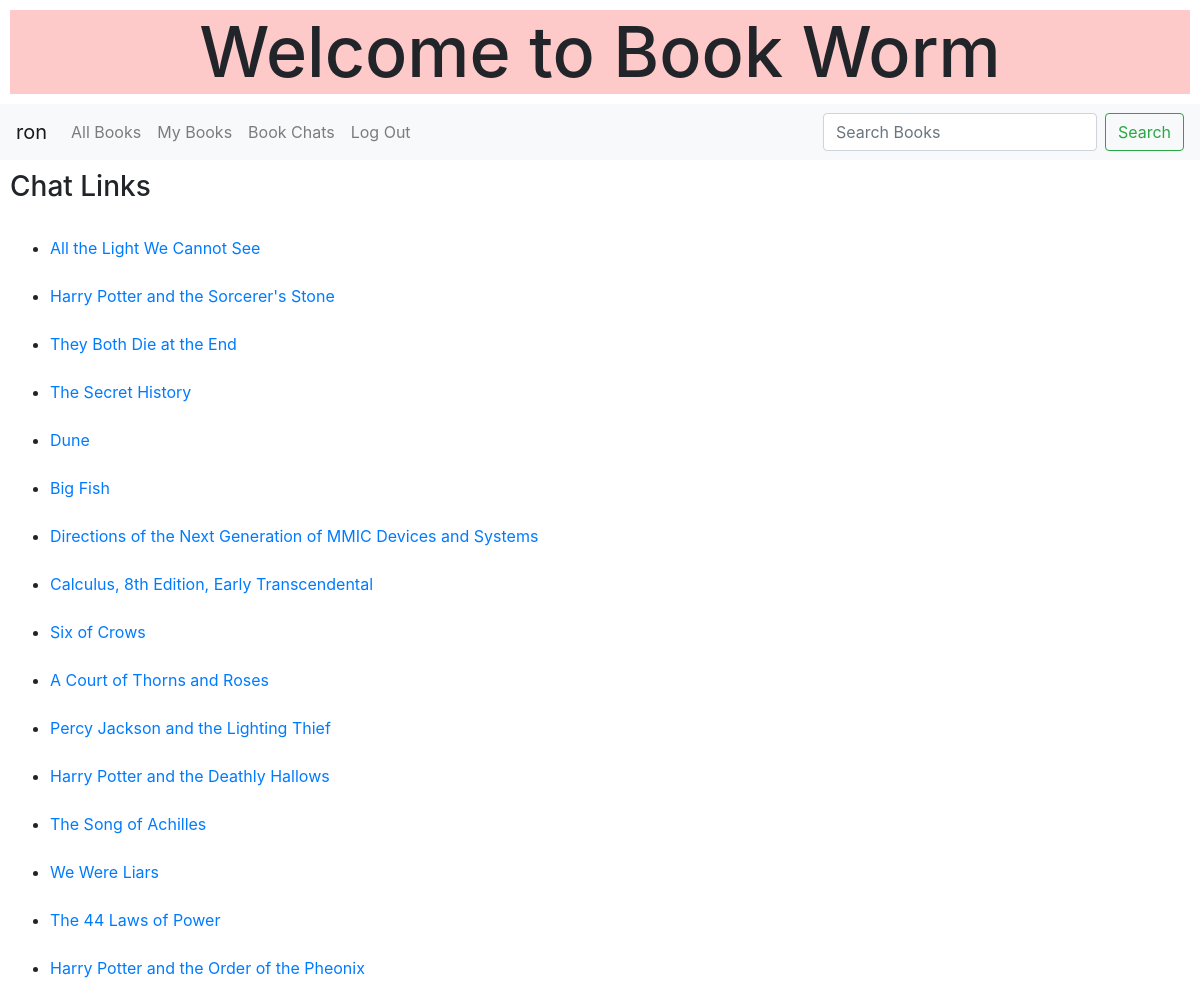
Screenshot of /bookchats (signed in) with the database file from the repository.
### books/models.py (models this page shows, shortened)
class User(AbstractUser):
    pass

class NewBook(models.Model):
    id = models.AutoField(primary_key=True)
    title = models.CharField(max_length=64)
    author = models.CharField(max_length=64)
    cover = models.URLField(max_length=400)
    user = models.ForeignKey(User, null=True, on_delete=models.CASCADE)
    synopsis = models.CharField(max_length=400, default=None)

### books/views.py (the view)
# urls.py: path("bookchats", views.bookchats, name="bookchats"),
@login_required(login_url="login")
def bookchats(request):
    all_books = NewBook.objects.all()
    return render(request, "books/bookchats.html", {
        "all_books": all_books,
        "home": False
    })

### books/templates/books/bookchats.html (shortened to what this page needs)
{% extends "books/layout.html" %}
{% load static %}
{% block body %}
<h3>Chat Links</h3>
<br>
<ul>
    {% for book in all_books%}
        <li class="grow-2"><a href="{% url 'chat' book.id %}">{{book.title}}</a></li>
        <br>
    {% endfor %}
</ul>
{% endblock %}

### books/templates/books/layout.html (shortened to what this page needs)
{% load static %}
<!DOCTYPE html>
<html lang="en">
    <head>
        <link rel="stylesheet" href="https://stackpath.bootstrapcdn.com/bootstrap/4.4.1/css/bootstrap.min.css">
        <link rel="stylesheet" href="https://cdn.jsdelivr.net/npm/bootstrap-icons@1.5.0/font/bootstrap-icons.css">
        <link rel="stylesheet" href="https://cdnjs.cloudflare.com/ajax/libs/font-awesome/4.7.0/css/font-awesome.min.css">
        <link href="{% static 'books/styles.css' %}" rel="stylesheet">
    </head>
    <body>
        <div id="title" style="background-color: rgb(253, 201, 201);">
            {% if home %}
              <h1 class="rainbowText-move" id="welcome-message">Welcome to Book Worm</h1>
            {% else %}
              <h1 id="welcome-message">Welcome to Book Worm</h1>
            {% endif %}
        </div>
        <nav class="navbar navbar-expand-lg navbar-light bg-light">
            <a class="navbar-brand grow-2" href="{% url 'index' %}">{{ user.username }}</a>
            <div class="collapse navbar-collapse" id="navbarSupportedContent">
              <ul class="navbar-nav mr-auto">
                <li class="nav-item">
                    <a class="nav-link grow-2" href="{% url 'index' %}">All Books</a>
                </li>
                {% if user.is_authenticated %}
                <li class="nav-item">
                  <a class="nav-link grow-2" href="{% url 'mybooks' %}">My Books</a>
                </li>
                <li class="nav-item">
                    <a class="nav-link grow-2" href="{% url 'bookchats' %}">Book Chats</a>
                </li>
                <li class="nav-item">
                    <a class="nav-link grow-2" href="{% url 'logout' %}">Log Out</a>
                </li>
                {% endif %}
              </ul>
              <form class="form-inline my-2 my-lg-0" action="{% url 'search' %}" method="POST">
                <input name="search" class="form-control mr-sm-2" type="search" placeholder="Search Books" aria-label="Search">
                <button class="btn btn-outline-success my-2 my-sm-0" type="submit">Search</button>
              </form>
            </div>
          </nav>
          <div class="body">
            {% block body %}
            {% endblock %}
          </div>
    </body>
</html>

### books/static/books/styles.css (style rules this page uses)
#title { margin: 10px; }
#title-ass, #author-ass, #posted-by, #welcome-message { text-align: center; }
#welcome-message { font-size:70px; }
.body { margin: 10px; padding: 0px; }

### rows the page displays
User: username "ron"
NewBook: title "All the Light We Cannot See"
NewBook: title "Harry Potter and the Sorcerer's Stone"
NewBook: title "They Both Die at the End"
NewBook: title "The Secret History"
NewBook: title "Dune"
NewBook: title "Big Fish"
NewBook: title "Directions of the Next Generation of MMIC Devices and Systems"
NewBook: title "Calculus, 8th Edition, Early Transcendental"
NewBook: title "Six of Crows"
NewBook: title "A Court of Thorns and Roses"
NewBook: title "Percy Jackson and the Lighting Thief"
NewBook: title "Harry Potter and the Deathly Hallows"
NewBook: title "The Song of Achilles"
NewBook: title "We Were Liars"
NewBook: title "The 44 Laws of Power"
NewBook: title "Harry Potter and the Order of the Pheonix"
